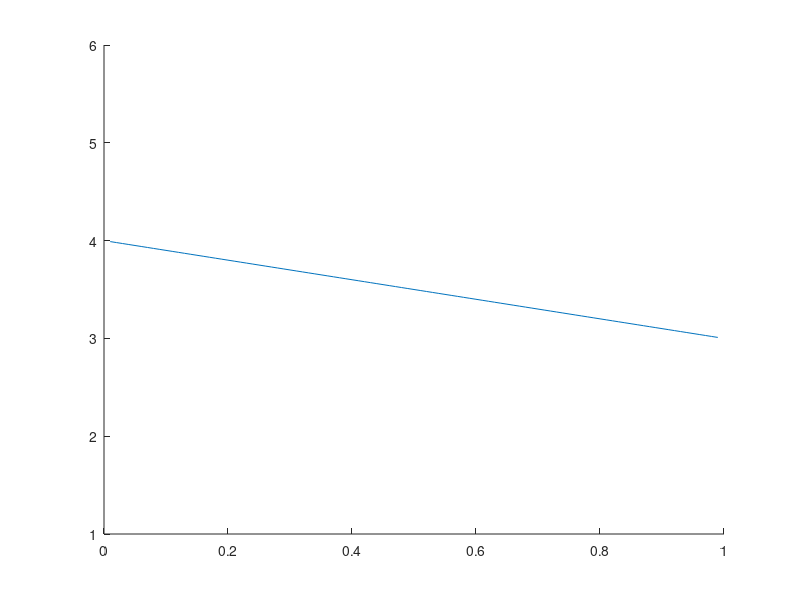

The MATLAB script that drew this image:
clc
clear
addpath(genpath('D:\Dropbox\Prelim_Defense\simulation\lib'));
zTcm = 1;
wTcp = 1;

sigma = zTcm/wTcp;

%save the times as the ratio of ztcm and wtcp
times= [];

B = [1
    0];

%min ratio
%max ratio
minr = 0.01;
maxr = 0.99;

for sigma = minr:0.01:maxr
    
    A= [3 1
        sigma - 1 1];
    
    X = A\B;
    
    times = [times;1/X(1)];
end

X = minr:0.01:maxr;
Y = times';
hold on
plot(X,Y);
ylim([1,6]);